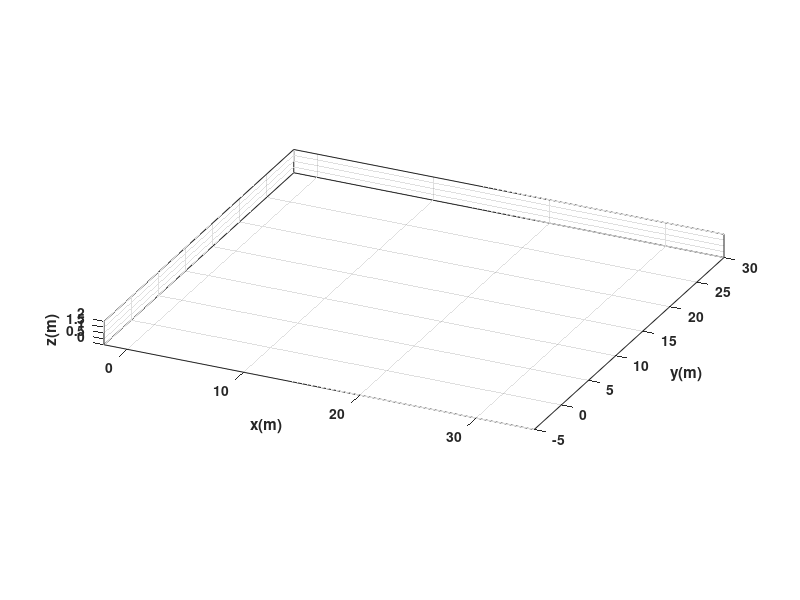

The MATLAB source for this figure: (Note: this script raises an error after producing the figure.)
clear
close all
clc
%%%%%%%%%%%%%%%%%%%%%%%%%%%%%% TIEMPO %%%%%%%%%%%%%%%%%%%%%%%%%%%%%%%%%%%%%
tf = 30;             
ts = 0.1;            
t = 0: ts: tf;       
N = length(t);       
%%%%%%%%%%%%%%%%%%%%%%%% CONDICIONES INICIALES %%%%%%%%%%%%%%%%%%%%%%%%%%%%
x1 = zeros(1,N+1);  
y1 = zeros(1,N+1);  
phi = zeros(1,N+1); 
x1(1) = 0;              
y1(1) = 0;              
phi(1) = 0;             
%%%%%%%%%%%%%%%%%%%%%%%%%%%% PUNTO DE CONTROL %%%%%%%%%%%%%%%%%%%%%%%%%%%%%
hx = zeros(1,N+1);  
hy = zeros(1,N+1);  
hx(1) = x1(1);
hy(1) = y1(1);
%%%%%%%%%%%%%%%%%%%%%% VELOCIDADES DE REFERENCIA %%%%%%%%%%%%%%%%%%%%%%%%%%
u = zeros(1,N); 
w = zeros(1,N); 
for k = 1:N
    
    tk = t(k);
    
    % -------- TRAMO 1 --------
    %trayectoria 1: exponencial


    if tk <= 8
        
        dx = 1;
        dy = 0.2 * exp(0.2 * tk);
        
        u(k) = sqrt(dx^2 + dy^2);
        w(k) = (0.04 * exp(0.2 * tk)) / (1 + dy^2);
        
            
        % -------- TRAMO 2 --------
        %trayectoria 2: Cosenoidal

    elseif tk <= 18
        
        dx = 1;
        dy = -1.2 * sin(0.4 * (tk - 8));
        
        u(k) = sqrt(dx^2 + dy^2);
        w(k) = (-0.48 * cos(0.4 * (tk - 8)));
        
            
        % -------- TRAMO 3 --------
        %trayectoria 3: logaritmica
            
    else
        
        dx = 1;
        dy = 2 / (tk - 17);
        
        u(k) = sqrt(dx^2 + dy^2);
        w(k) = (-2 / (tk - 17)^2);
        
    end
    
end
%%%%%%%%%%%%%%%%%%%%%%%%% BUCLE DE SIMULACION %%%%%%%%%%%%%%%%%%%%%%%%%%%%%
for k=1:N 
    
    phi(k+1)=phi(k)+w(k)*ts;
    
    xp1=u(k)*cos(phi(k+1)); 
    yp1=u(k)*sin(phi(k+1));
    x1(k+1)=x1(k) + xp1*ts; 
    y1(k+1)=y1(k) + yp1*ts; 
    
    hx(k+1)=x1(k+1); 
    hy(k+1)=y1(k+1);
end
%%%%%%%%%%%%%%%%%%%%%%%%%%%%% SIMULACION 3D %%%%%%%%%%%%%%%%%%%%%%%%%%%%%%%
scene=figure;
set(scene,'Color','white');
set(gca,'FontWeight','bold');
sizeScreen=get(0,'ScreenSize');
set(scene,'position',sizeScreen);
camlight('headlight');
axis equal;
grid on;
box on;
xlabel('x(m)'); ylabel('y(m)'); zlabel('z(m)');
view([25 25]);
axis([-2 35 -5 30 0 2]);
scale = 4;
MobileRobot_5;
H1=MobilePlot_4(x1(1),y1(1),phi(1),scale);hold on;
H2=plot3(hx(1),hy(1),0,'r','lineWidth',2);
step=1;
for k=1:step:N
    delete(H1);    
    delete(H2);
    
    H1=MobilePlot_4(x1(k),y1(k),phi(k),scale);
    H2=plot3(hx(1:k),hy(1:k),zeros(1,k),'r','lineWidth',2);
    
    pause(ts);
end
%%%%%%%%%%%%%%%%%%%%%%%%%%%%% GRAFICAS %%%%%%%%%%%%%%%%%%%%%%%%%%%%
graph=figure;
set(graph,'position',sizeScreen);
subplot(211)
plot(t,u,'b','LineWidth',2),grid on
xlabel('Tiempo [s]'),ylabel('m/s'),legend('u')
subplot(212)
plot(t,w,'r','LineWidth',2),grid on
xlabel('Tiempo [s]'),ylabel('[rad/s]'),legend('w')
%grafica de x
figure;
subplot(311)
plot(t, x1(1:N), 'g', 'LineWidth', 2), grid('on'), xlabel('Tiempo [s]'), ylabel('x [m]'), legend('x');
%grafica de y
subplot(312)
plot(t, y1(1:N), 'm', 'LineWidth', 2), grid('on'), xlabel('Tiempo [s]'), ylabel('y [m]'), legend('y');
%grafica de phi
subplot(313)
plot(t, phi(1:N), 'k', 'LineWidth', 2), grid('on'), xlabel('Tiempo [s]'), ylabel('\phi [rad]'), legend('\phi');
